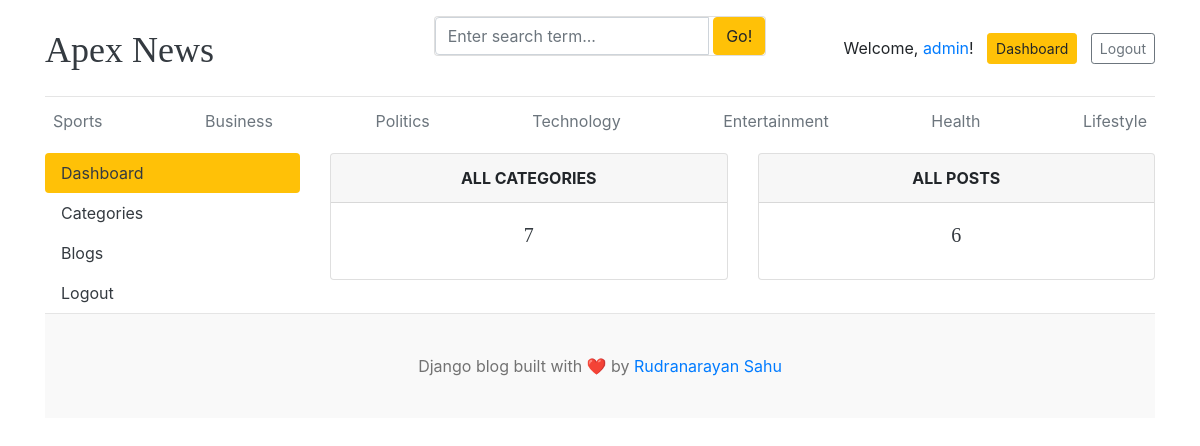
The page /dashboard/ (signed in) on the database its author committed.
### blogs/models.py (models this page shows, shortened)
class Category(models.Model):
    category_name = models.CharField(max_length=50, unique=True)
    created_at = models.DateTimeField(auto_now_add=True)
    updated_at = models.DateTimeField(auto_now=True)
    class Meta:
        verbose_name = "Category"
        verbose_name_plural = "Categories"

### dashboards/views.py (the view)
# urls.py: path('dashboard/', include('dashboards.urls')),
@login_required(login_url='login')
def dashboard(request):
    category_count = Category.objects.all().count()
    blogs_count = Blog.objects.all().count()
    context = {
        'category_count': category_count,
        'blogs_count': blogs_count,
    }
    return render(request, 'dashboard/dashboard.html', context)

### blogs/context_processors.py (called while the page is built)
def get_categories(request):
    from blogs.models import Category
    categories = Category.objects.all()
    return {'categories': categories}

def get_social_links(request):
    social_links = SocialLinks.objects.all()
    return {'social_links': social_links}

### templates/dashboard/dashboard.html
{% extends 'base.html' %}
{% block content %}
<div class="row">
    {% include 'dashboard/sidebar.html' %}
    <div class="col-md-9">
        <div class="row">
            <div class="col">
                <div class="card border-default mb-3">
                    <div class="card-header text-center text-uppercase font-weight-bold">All Categories</div>
                    <div class="card-body text-dark">
                        <h5 class="card-title text-center">{{ category_count }}</h5>
                    </div>
                </div>
            </div>
            <div class="col">
                <div class="card border-default mb-3">
                    <div class="card-header text-center text-uppercase font-weight-bold">All posts</div>
                    <div class="card-body text-dark">
                        <h5 class="card-title text-center">{{ blogs_count }}</h5>
                    </div>
                </div>
            </div>
        </div>
    </div>
</div>
{% endblock %}

### templates/base.html (shortened to what this page needs)
{% load static %}
<!DOCTYPE html>
<html lang="en">
<head>
    <link href="https://getbootstrap.com/docs/4.0/dist/css/bootstrap.min.css" rel="stylesheet" />
    <link href="{% static 'css/blog.css' %}" rel="stylesheet" />
</head>
<body>
    <div class="container">
        <header class="blog-header py-3">
            <div class="row flex-nowrap justify-content-between align-items-center">
                <div class="col-4 pt-1">
                    <a class="blog-header-logo text-dark" href="/">Apex News</a>
                </div>
                <div class="card mb-4">
                        <form action ="{% url 'search_blogs' %}" method="GET">
                            <div class="input-group">
                                <input class="form-control" type="text" name="keyword" value="{{ keyword }}" placeholder="Enter search term..." aria-label="Enter search term..." aria-describedby="button-search" /> &nbsp;
                                <button type="submit" class="btn btn-warning" id="button-search" type="button">Go!</button>
                            </div>
                        </form>
                </div>
                <div class="col-4 d-flex justify-content-end align-items-center">
                    {% if not user.is_authenticated %}
                    <a class="btn btn-sm btn-warning" href="{% url 'login' %}">Login</a> &nbsp;
                    <a class="btn btn-sm btn-outline-secondary" href="{% url 'register' %}">Register</a>
                    {% else %}
                    <span>Welcome, <span class="text-primary">{{ user.username }}</span>!</span> &nbsp; &nbsp;
                    <a class="btn btn-sm btn-warning" href="{% url 'dashboard' %}">Dashboard</a>&nbsp; &nbsp;
                    <a class="btn btn-sm btn-outline-secondary" href="{% url 'logout' %}">Logout</a>
                    {% endif %}
                </div>
            </div>
        </header>
        <div class="nav-scroller py-1 mb-2">
            <nav class="nav d-flex justify-content-between">
                {% for category in categories %}
                <a class="p-2 text-muted" href="{% url 'posts_by_category' category.id %}">{{ category.category_name }}</a>
                {% endfor %}
            </nav>
        </div>
    {% block content %}
    {% endblock %}
    <footer class="blog-footer">
        <p>Django blog built with ❤️ by <a href="#">Rudranarayan Sahu</a></p>
    </footer>
</body>
</html>

### blog_main/static/css/blog.css (style rules this page uses)
.blog-header { border-bottom: 1px solid #e5e5e5; }
.blog-header-logo { font-family: "Playfair Display", Georgia, "Times New Roman", serif; font-size: 2.25rem; }
h1, h2, h3, h4, h5, h6 { font-family: "Playfair Display", Georgia, "Times New Roman", serif; }
.blog-footer { padding: 2.5rem 0; color: #727272; text-align: center; background-color: #f9f9f9; border-top: .05rem solid #e5e5e5; }
.blog-footer p:last-child { margin-bottom: 0; }

### rows shown on the page
Category: category_name "Sports"
Category: category_name "Business"
Category: category_name "Politics"
Category: category_name "Technology"
Category: category_name "Entertainment"
Category: category_name "Health"
Category: category_name "Lifestyle"

### other values the page prints
{{ user.username }} "admin"
{{ category_count }} "7"
{{ blogs_count }} "6"
